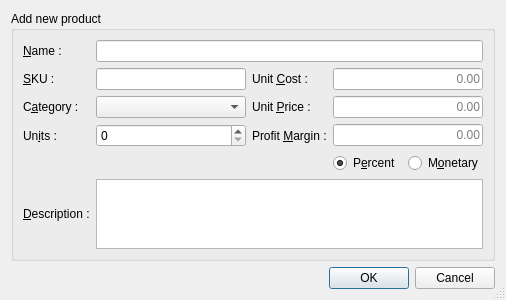
<?xml version="1.0" encoding="UTF-8"?>
<ui version="4.0">
 <class>ProductForm</class>
 <widget class="QDialog" name="ProductForm">
  <property name="geometry">
   <rect>
    <x>0</x>
    <y>0</y>
    <width>506</width>
    <height>292</height>
   </rect>
  </property>
  <property name="windowTitle">
   <string>Dialog</string>
  </property>
  <property name="sizeGripEnabled">
   <bool>true</bool>
  </property>
  <layout class="QVBoxLayout" name="verticalLayout_2">
   <item>
    <widget class="QGroupBox" name="groupBox">
     <property name="title">
      <string>Add new product</string>
     </property>
     <layout class="QVBoxLayout" name="verticalLayout">
      <item>
       <layout class="QGridLayout" name="gridLayout">
        <item row="4" column="3">
         <layout class="QHBoxLayout" name="horizontalLayout">
          <item>
           <widget class="QRadioButton" name="percent_rb">
            <property name="text">
             <string>P&amp;ercent</string>
            </property>
            <property name="checked">
             <bool>true</bool>
            </property>
           </widget>
          </item>
          <item>
           <widget class="QRadioButton" name="absolute_rb">
            <property name="text">
             <string>M&amp;onetary</string>
            </property>
           </widget>
          </item>
         </layout>
        </item>
        <item row="0" column="1" colspan="3">
         <widget class="QLineEdit" name="name_le"/>
        </item>
        <item row="2" column="2">
         <widget class="QLabel" name="label_5">
          <property name="text">
           <string>Unit &amp;Price :</string>
          </property>
          <property name="buddy">
           <cstring>price_le</cstring>
          </property>
         </widget>
        </item>
        <item row="0" column="0">
         <widget class="QLabel" name="label">
          <property name="text">
           <string>&amp;Name :</string>
          </property>
          <property name="buddy">
           <cstring>name_le</cstring>
          </property>
         </widget>
        </item>
        <item row="2" column="3">
         <widget class="QLineEdit" name="price_le">
          <property name="alignment">
           <set>Qt::AlignRight|Qt::AlignTrailing|Qt::AlignVCenter</set>
          </property>
          <property name="placeholderText">
           <string>0.00</string>
          </property>
         </widget>
        </item>
        <item row="1" column="1">
         <widget class="QLineEdit" name="sku_le"/>
        </item>
        <item row="1" column="0">
         <widget class="QLabel" name="label_4">
          <property name="text">
           <string>&amp;SKU :</string>
          </property>
          <property name="buddy">
           <cstring>sku_le</cstring>
          </property>
         </widget>
        </item>
        <item row="3" column="3">
         <widget class="QLineEdit" name="profit_le">
          <property name="alignment">
           <set>Qt::AlignRight|Qt::AlignTrailing|Qt::AlignVCenter</set>
          </property>
          <property name="placeholderText">
           <string>0.00</string>
          </property>
         </widget>
        </item>
        <item row="3" column="2">
         <widget class="QLabel" name="label_8">
          <property name="text">
           <string>Profit &amp;Margin :</string>
          </property>
          <property name="buddy">
           <cstring>profit_le</cstring>
          </property>
         </widget>
        </item>
        <item row="2" column="0">
         <widget class="QLabel" name="label_6">
          <property name="text">
           <string>C&amp;ategory :</string>
          </property>
          <property name="buddy">
           <cstring>category_cb</cstring>
          </property>
         </widget>
        </item>
        <item row="2" column="1">
         <widget class="QComboBox" name="category_cb"/>
        </item>
        <item row="1" column="2">
         <widget class="QLabel" name="label_2">
          <property name="text">
           <string>Unit &amp;Cost :</string>
          </property>
          <property name="buddy">
           <cstring>cost_le</cstring>
          </property>
         </widget>
        </item>
        <item row="1" column="3">
         <widget class="QLineEdit" name="cost_le">
          <property name="alignment">
           <set>Qt::AlignRight|Qt::AlignTrailing|Qt::AlignVCenter</set>
          </property>
          <property name="placeholderText">
           <string>0.00</string>
          </property>
         </widget>
        </item>
        <item row="3" column="1">
         <widget class="QSpinBox" name="units_sb"/>
        </item>
        <item row="3" column="0">
         <widget class="QLabel" name="label_3">
          <property name="text">
           <string>Un&amp;its :</string>
          </property>
          <property name="buddy">
           <cstring>units_sb</cstring>
          </property>
         </widget>
        </item>
        <item row="5" column="0">
         <widget class="QLabel" name="label_7">
          <property name="text">
           <string>&amp;Description :</string>
          </property>
          <property name="buddy">
           <cstring>description_te</cstring>
          </property>
         </widget>
        </item>
        <item row="5" column="1" colspan="3">
         <widget class="QTextEdit" name="description_te"/>
        </item>
       </layout>
      </item>
     </layout>
    </widget>
   </item>
   <item>
    <widget class="QDialogButtonBox" name="buttonBox">
     <property name="orientation">
      <enum>Qt::Horizontal</enum>
     </property>
     <property name="standardButtons">
      <set>QDialogButtonBox::Cancel|QDialogButtonBox::Ok</set>
     </property>
    </widget>
   </item>
  </layout>
 </widget>
 <tabstops>
  <tabstop>name_le</tabstop>
  <tabstop>sku_le</tabstop>
  <tabstop>category_cb</tabstop>
  <tabstop>units_sb</tabstop>
  <tabstop>cost_le</tabstop>
  <tabstop>price_le</tabstop>
  <tabstop>percent_rb</tabstop>
  <tabstop>absolute_rb</tabstop>
  <tabstop>profit_le</tabstop>
  <tabstop>description_te</tabstop>
  <tabstop>buttonBox</tabstop>
 </tabstops>
 <resources/>
 <connections>
  <connection>
   <sender>buttonBox</sender>
   <signal>accepted()</signal>
   <receiver>ProductForm</receiver>
   <slot>accept()</slot>
   <hints>
    <hint type="sourcelabel">
     <x>248</x>
     <y>254</y>
    </hint>
    <hint type="destinationlabel">
     <x>157</x>
     <y>274</y>
    </hint>
   </hints>
  </connection>
  <connection>
   <sender>buttonBox</sender>
   <signal>rejected()</signal>
   <receiver>ProductForm</receiver>
   <slot>reject()</slot>
   <hints>
    <hint type="sourcelabel">
     <x>316</x>
     <y>260</y>
    </hint>
    <hint type="destinationlabel">
     <x>286</x>
     <y>274</y>
    </hint>
   </hints>
  </connection>
 </connections>
</ui>
